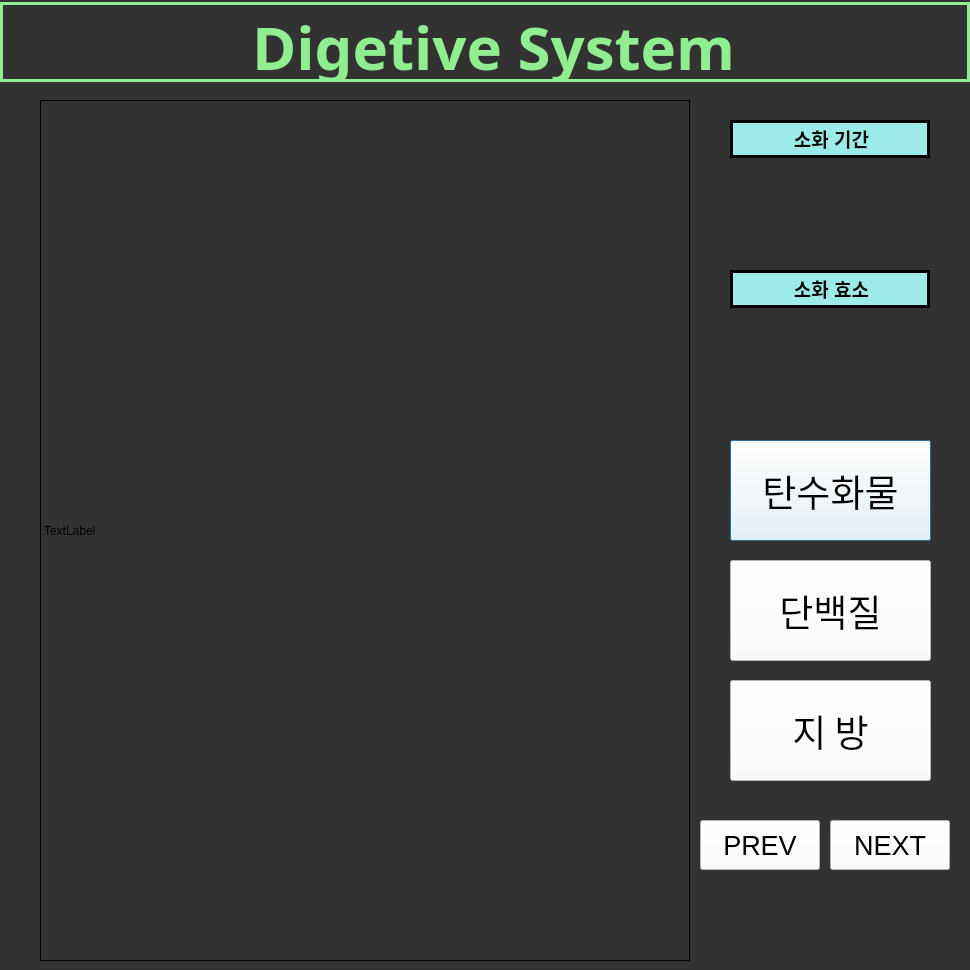
<?xml version="1.0" encoding="UTF-8"?>
<ui version="4.0">
 <class>Dialog</class>
 <widget class="QDialog" name="Dialog">
  <property name="geometry">
   <rect>
    <x>0</x>
    <y>0</y>
    <width>970</width>
    <height>970</height>
   </rect>
  </property>
  <property name="windowTitle">
   <string>Dialog</string>
  </property>
  <property name="autoFillBackground">
   <bool>false</bool>
  </property>
  <property name="styleSheet">
   <string notr="true">background-color: rgb(50,50,50);</string>
  </property>
  <widget class="QPushButton" name="btn_carbs">
   <property name="geometry">
    <rect>
     <x>730</x>
     <y>440</y>
     <width>201</width>
     <height>101</height>
    </rect>
   </property>
   <property name="font">
    <font>
     <family>Bahnschrift</family>
     <pointsize>28</pointsize>
    </font>
   </property>
   <property name="contextMenuPolicy">
    <enum>Qt::DefaultContextMenu</enum>
   </property>
   <property name="styleSheet">
    <string notr="true">background-color: rgb(255,255,255);</string>
   </property>
   <property name="text">
    <string>탄수화물</string>
   </property>
   <property name="flat">
    <bool>false</bool>
   </property>
  </widget>
  <widget class="QPushButton" name="btn_protein">
   <property name="geometry">
    <rect>
     <x>730</x>
     <y>560</y>
     <width>201</width>
     <height>101</height>
    </rect>
   </property>
   <property name="font">
    <font>
     <family>Bahnschrift</family>
     <pointsize>28</pointsize>
    </font>
   </property>
   <property name="contextMenuPolicy">
    <enum>Qt::DefaultContextMenu</enum>
   </property>
   <property name="styleSheet">
    <string notr="true">background-color: rgb(255,255,255);</string>
   </property>
   <property name="text">
    <string>단백질</string>
   </property>
   <property name="flat">
    <bool>false</bool>
   </property>
  </widget>
  <widget class="QPushButton" name="btn_fat">
   <property name="geometry">
    <rect>
     <x>730</x>
     <y>680</y>
     <width>201</width>
     <height>101</height>
    </rect>
   </property>
   <property name="font">
    <font>
     <family>Bahnschrift</family>
     <pointsize>28</pointsize>
    </font>
   </property>
   <property name="contextMenuPolicy">
    <enum>Qt::DefaultContextMenu</enum>
   </property>
   <property name="styleSheet">
    <string notr="true">background-color: rgb(255,255,255);</string>
   </property>
   <property name="text">
    <string>지 방</string>
   </property>
   <property name="flat">
    <bool>false</bool>
   </property>
  </widget>
  <widget class="QLabel" name="mainLabel">
   <property name="geometry">
    <rect>
     <x>40</x>
     <y>100</y>
     <width>650</width>
     <height>861</height>
    </rect>
   </property>
   <property name="frameShape">
    <enum>QFrame::Box</enum>
   </property>
   <property name="text">
    <string>TextLabel</string>
   </property>
  </widget>
  <widget class="QPushButton" name="btn_next">
   <property name="geometry">
    <rect>
     <x>830</x>
     <y>820</y>
     <width>120</width>
     <height>50</height>
    </rect>
   </property>
   <property name="font">
    <font>
     <family>Arial</family>
     <pointsize>20</pointsize>
    </font>
   </property>
   <property name="styleSheet">
    <string notr="true">background-color: rgb(255,255,255);</string>
   </property>
   <property name="text">
    <string>NEXT</string>
   </property>
  </widget>
  <widget class="QPushButton" name="btn_prev">
   <property name="geometry">
    <rect>
     <x>700</x>
     <y>820</y>
     <width>120</width>
     <height>50</height>
    </rect>
   </property>
   <property name="font">
    <font>
     <family>Arial</family>
     <pointsize>20</pointsize>
    </font>
   </property>
   <property name="styleSheet">
    <string notr="true">background-color: rgb(255,255,255);</string>
   </property>
   <property name="text">
    <string>PREV</string>
   </property>
  </widget>
  <widget class="QLabel" name="label">
   <property name="geometry">
    <rect>
     <x>0</x>
     <y>2</y>
     <width>970</width>
     <height>80</height>
    </rect>
   </property>
   <property name="font">
    <font>
     <family>Bahnschrift SemiBold</family>
     <pointsize>45</pointsize>
     <weight>75</weight>
     <bold>true</bold>
    </font>
   </property>
   <property name="styleSheet">
    <string notr="true">color : lightgreen;
</string>
   </property>
   <property name="frameShape">
    <enum>QFrame::Box</enum>
   </property>
   <property name="frameShadow">
    <enum>QFrame::Plain</enum>
   </property>
   <property name="lineWidth">
    <number>3</number>
   </property>
   <property name="midLineWidth">
    <number>0</number>
   </property>
   <property name="text">
    <string>&lt;html&gt;&lt;head/&gt;&lt;body&gt;&lt;p align=&quot;center&quot;&gt;Digetive System&lt;/p&gt;&lt;/body&gt;&lt;/html&gt;</string>
   </property>
  </widget>
  <widget class="QLabel" name="label_2">
   <property name="geometry">
    <rect>
     <x>730</x>
     <y>120</y>
     <width>200</width>
     <height>38</height>
    </rect>
   </property>
   <property name="styleSheet">
    <string notr="true">background-color: rgb(156, 234, 234)</string>
   </property>
   <property name="frameShape">
    <enum>QFrame::Panel</enum>
   </property>
   <property name="lineWidth">
    <number>3</number>
   </property>
   <property name="text">
    <string>&lt;html&gt;&lt;head/&gt;&lt;body&gt;&lt;p align=&quot;center&quot;&gt;&lt;span style=&quot; font-size:14pt; font-weight:600;&quot;&gt;소화 기간&lt;/span&gt;&lt;/p&gt;&lt;/body&gt;&lt;/html&gt;</string>
   </property>
  </widget>
  <widget class="QLabel" name="label_3">
   <property name="geometry">
    <rect>
     <x>730</x>
     <y>270</y>
     <width>200</width>
     <height>38</height>
    </rect>
   </property>
   <property name="styleSheet">
    <string notr="true">background-color: rgb(156, 234, 234)</string>
   </property>
   <property name="frameShape">
    <enum>QFrame::Panel</enum>
   </property>
   <property name="lineWidth">
    <number>3</number>
   </property>
   <property name="text">
    <string>&lt;html&gt;&lt;head/&gt;&lt;body&gt;&lt;p align=&quot;center&quot;&gt;&lt;span style=&quot; font-size:14pt; font-weight:600;&quot;&gt;소화 효소&lt;/span&gt;&lt;/p&gt;&lt;/body&gt;&lt;/html&gt;</string>
   </property>
  </widget>
  <zorder>mainLabel</zorder>
  <zorder>btn_carbs</zorder>
  <zorder>btn_protein</zorder>
  <zorder>btn_fat</zorder>
  <zorder>btn_next</zorder>
  <zorder>btn_prev</zorder>
  <zorder>label</zorder>
  <zorder>label_2</zorder>
  <zorder>label_3</zorder>
 </widget>
 <resources/>
 <connections/>
</ui>
